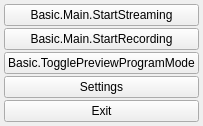
  <widget class="OBSDock" name="controlsDock">
   <property name="features">
    <set>QDockWidget::AllDockWidgetFeatures</set>
   </property>
   <property name="windowTitle">
    <string>Basic.Main.Controls</string>
   </property>
   <attribute name="dockWidgetArea">
    <number>8</number>
   </attribute>
   <widget class="QWidget" name="controlsDockContents">
    <layout class="QVBoxLayout" name="buttonsVLayout">
     <property name="spacing">
      <number>2</number>
     </property>
     <property name="leftMargin">
      <number>4</number>
     </property>
     <property name="topMargin">
      <number>4</number>
     </property>
     <property name="rightMargin">
      <number>4</number>
     </property>
     <property name="bottomMargin">
      <number>4</number>
     </property>
     <item>
      <widget class="QPushButton" name="streamButton">
       <property name="enabled">
        <bool>true</bool>
       </property>
       <property name="sizePolicy">
        <sizepolicy hsizetype="Preferred" vsizetype="Fixed">
         <horstretch>0</horstretch>
         <verstretch>0</verstretch>
        </sizepolicy>
       </property>
       <property name="text">
        <string>Basic.Main.StartStreaming</string>
       </property>
       <property name="checkable">
        <bool>true</bool>
       </property>
      </widget>
     </item>
     <item>
      <layout class="QHBoxLayout" name="recordingLayout">
       <property name="spacing">
        <number>2</number>
       </property>
       <property name="leftMargin">
        <number>0</number>
       </property>
       <property name="topMargin">
        <number>0</number>
       </property>
       <property name="rightMargin">
        <number>0</number>
       </property>
       <property name="bottomMargin">
        <number>0</number>
       </property>
       <item>
        <widget class="RecordButton" name="recordButton">
         <property name="enabled">
          <bool>true</bool>
         </property>
         <property name="sizePolicy">
          <sizepolicy hsizetype="Preferred" vsizetype="Fixed">
           <horstretch>0</horstretch>
           <verstretch>0</verstretch>
          </sizepolicy>
         </property>
         <property name="minimumSize">
          <size>
           <width>130</width>
           <height>0</height>
          </size>
         </property>
         <property name="text">
          <string>Basic.Main.StartRecording</string>
         </property>
         <property name="checkable">
          <bool>true</bool>
         </property>
        </widget>
       </item>
      </layout>
     </item>
     <item>
      <widget class="QPushButton" name="modeSwitch">
       <property name="text">
        <string>Basic.TogglePreviewProgramMode</string>
       </property>
       <property name="checkable">
        <bool>true</bool>
       </property>
      </widget>
     </item>
     <item>
      <widget class="QPushButton" name="settingsButton">
       <property name="sizePolicy">
        <sizepolicy hsizetype="Preferred" vsizetype="Fixed">
         <horstretch>0</horstretch>
         <verstretch>0</verstretch>
        </sizepolicy>
       </property>
       <property name="text">
        <string>Settings</string>
       </property>
      </widget>
     </item>
     <item>
      <widget class="QPushButton" name="exitButton">
       <property name="sizePolicy">
        <sizepolicy hsizetype="Preferred" vsizetype="Fixed">
         <horstretch>0</horstretch>
         <verstretch>0</verstretch>
        </sizepolicy>
       </property>
       <property name="text">
        <string>Exit</string>
       </property>
      </widget>
     </item>
     <item>
      <spacer name="expVSpacer">
       <property name="orientation">
        <enum>Qt::Vertical</enum>
       </property>
       <property name="sizeHint" stdset="0">
        <size>
         <width>0</width>
         <height>0</height>
        </size>
       </property>
      </spacer>
     </item>
    </layout>
   </widget>
  </widget>
